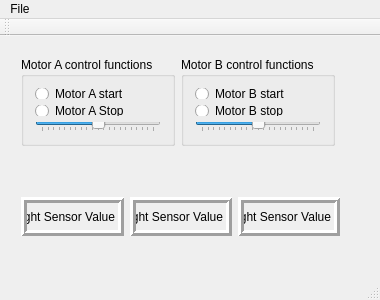
<?xml version="1.0" encoding="UTF-8"?>
<ui version="4.0">
 <class>motor_control</class>
 <widget class="QMainWindow" name="motor_control">
  <property name="geometry">
   <rect>
    <x>0</x>
    <y>0</y>
    <width>380</width>
    <height>300</height>
   </rect>
  </property>
  <property name="windowTitle">
   <string>motor_control</string>
  </property>
  <widget class="QWidget" name="centralWidget">
   <widget class="QWidget" name="layoutWidget">
    <property name="geometry">
     <rect>
      <x>10</x>
      <y>10</y>
      <width>336</width>
      <height>111</height>
     </rect>
    </property>
    <layout class="QHBoxLayout" name="horizontalLayout">
     <item>
      <widget class="QGroupBox" name="motor_a_control_buttons">
       <property name="title">
        <string>Motor A control functions</string>
       </property>
       <layout class="QVBoxLayout" name="verticalLayout">
        <item>
         <widget class="QRadioButton" name="motor_a_start">
          <property name="text">
           <string>Motor A start</string>
          </property>
          <attribute name="buttonGroup">
           <string notr="true">motor_a_buttons</string>
          </attribute>
         </widget>
        </item>
        <item>
         <widget class="QRadioButton" name="motor_a_stop">
          <property name="text">
           <string>Motor A Stop</string>
          </property>
          <attribute name="buttonGroup">
           <string notr="true">motor_a_buttons</string>
          </attribute>
         </widget>
        </item>
        <item>
         <widget class="QSlider" name="motor_a_speed">
          <property name="minimum">
           <number>-100</number>
          </property>
          <property name="maximum">
           <number>100</number>
          </property>
          <property name="orientation">
           <enum>Qt::Horizontal</enum>
          </property>
          <property name="tickPosition">
           <enum>QSlider::TicksBelow</enum>
          </property>
         </widget>
        </item>
       </layout>
      </widget>
     </item>
     <item>
      <widget class="QGroupBox" name="motor_b_control_buttons">
       <property name="title">
        <string>Motor B control functions</string>
       </property>
       <layout class="QVBoxLayout" name="verticalLayout_2">
        <item>
         <widget class="QRadioButton" name="motor_b_start">
          <property name="text">
           <string>Motor B start</string>
          </property>
         </widget>
        </item>
        <item>
         <widget class="QRadioButton" name="motor_b_stop">
          <property name="text">
           <string>Motor B stop</string>
          </property>
         </widget>
        </item>
        <item>
         <widget class="QSlider" name="motor_b_speed">
          <property name="minimum">
           <number>-100</number>
          </property>
          <property name="maximum">
           <number>100</number>
          </property>
          <property name="orientation">
           <enum>Qt::Horizontal</enum>
          </property>
          <property name="tickPosition">
           <enum>QSlider::TicksBelow</enum>
          </property>
         </widget>
        </item>
       </layout>
      </widget>
     </item>
    </layout>
   </widget>
   <widget class="QWidget" name="layoutWidget">
    <property name="geometry">
     <rect>
      <x>10</x>
      <y>150</y>
      <width>341</width>
      <height>61</height>
     </rect>
    </property>
    <layout class="QHBoxLayout" name="horizontalLayout_2">
     <item>
      <widget class="QLabel" name="light_sensor_display_low">
       <property name="frameShape">
        <enum>QFrame::Box</enum>
       </property>
       <property name="frameShadow">
        <enum>QFrame::Raised</enum>
       </property>
       <property name="lineWidth">
        <number>3</number>
       </property>
       <property name="text">
        <string>Light Sensor Value</string>
       </property>
       <property name="alignment">
        <set>Qt::AlignRight|Qt::AlignTrailing|Qt::AlignVCenter</set>
       </property>
      </widget>
     </item>
     <item>
      <widget class="QLabel" name="light_sensor_display_current">
       <property name="frameShape">
        <enum>QFrame::Box</enum>
       </property>
       <property name="frameShadow">
        <enum>QFrame::Raised</enum>
       </property>
       <property name="lineWidth">
        <number>3</number>
       </property>
       <property name="text">
        <string>Light Sensor Value</string>
       </property>
       <property name="alignment">
        <set>Qt::AlignRight|Qt::AlignTrailing|Qt::AlignVCenter</set>
       </property>
      </widget>
     </item>
     <item>
      <widget class="QLabel" name="light_sensor_display_high">
       <property name="frameShape">
        <enum>QFrame::Box</enum>
       </property>
       <property name="frameShadow">
        <enum>QFrame::Raised</enum>
       </property>
       <property name="lineWidth">
        <number>3</number>
       </property>
       <property name="text">
        <string>Light Sensor Value</string>
       </property>
       <property name="alignment">
        <set>Qt::AlignRight|Qt::AlignTrailing|Qt::AlignVCenter</set>
       </property>
      </widget>
     </item>
    </layout>
   </widget>
  </widget>
  <widget class="QMenuBar" name="menuBar">
   <property name="geometry">
    <rect>
     <x>0</x>
     <y>0</y>
     <width>380</width>
     <height>19</height>
    </rect>
   </property>
   <widget class="QMenu" name="menuFile">
    <property name="title">
     <string>File</string>
    </property>
    <addaction name="actionQuit"/>
   </widget>
   <addaction name="menuFile"/>
  </widget>
  <widget class="QToolBar" name="mainToolBar">
   <attribute name="toolBarArea">
    <enum>TopToolBarArea</enum>
   </attribute>
   <attribute name="toolBarBreak">
    <bool>false</bool>
   </attribute>
  </widget>
  <widget class="QStatusBar" name="statusBar"/>
  <action name="actionQuit">
   <property name="text">
    <string>Quit</string>
   </property>
  </action>
 </widget>
 <layoutdefault spacing="6" margin="11"/>
 <resources/>
 <connections/>
 <buttongroups>
  <buttongroup name="motor_a_buttons"/>
 </buttongroups>
</ui>
